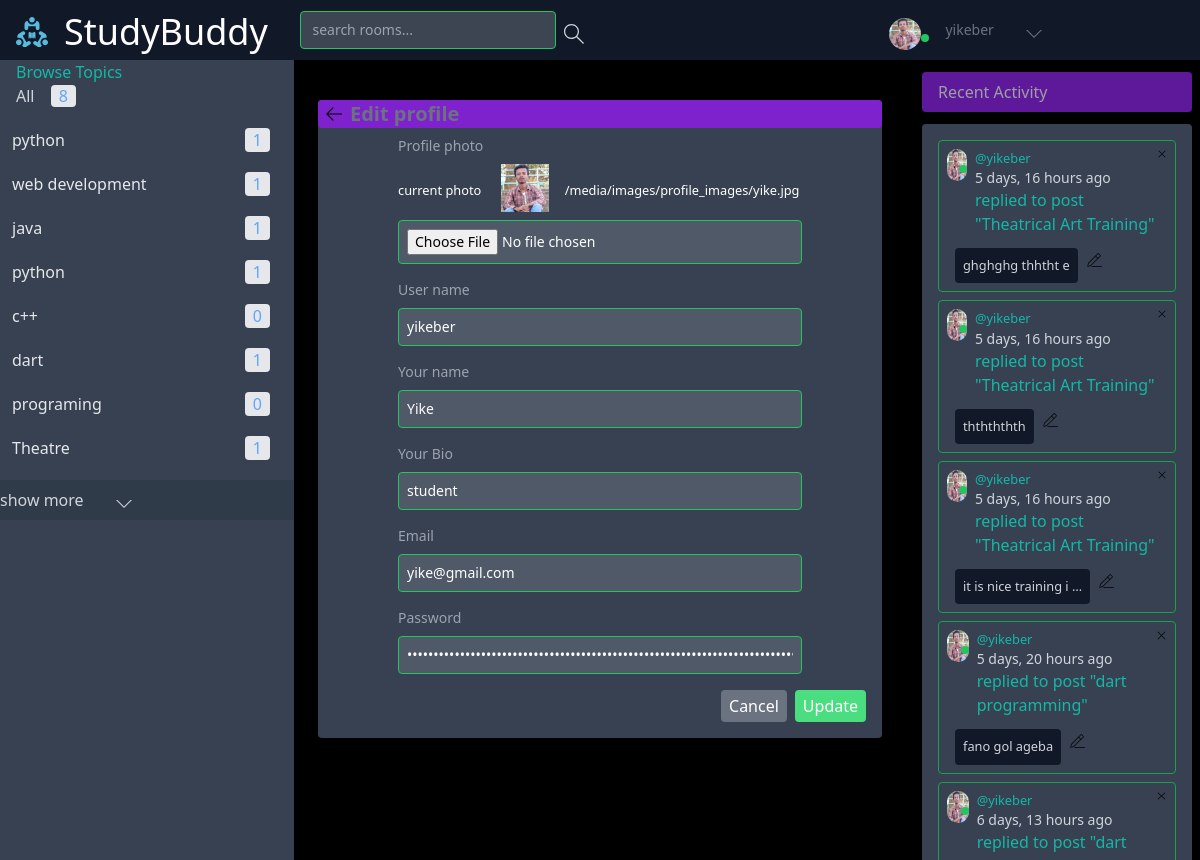
The app's page //edit-profile/1/ (signed in), older data.
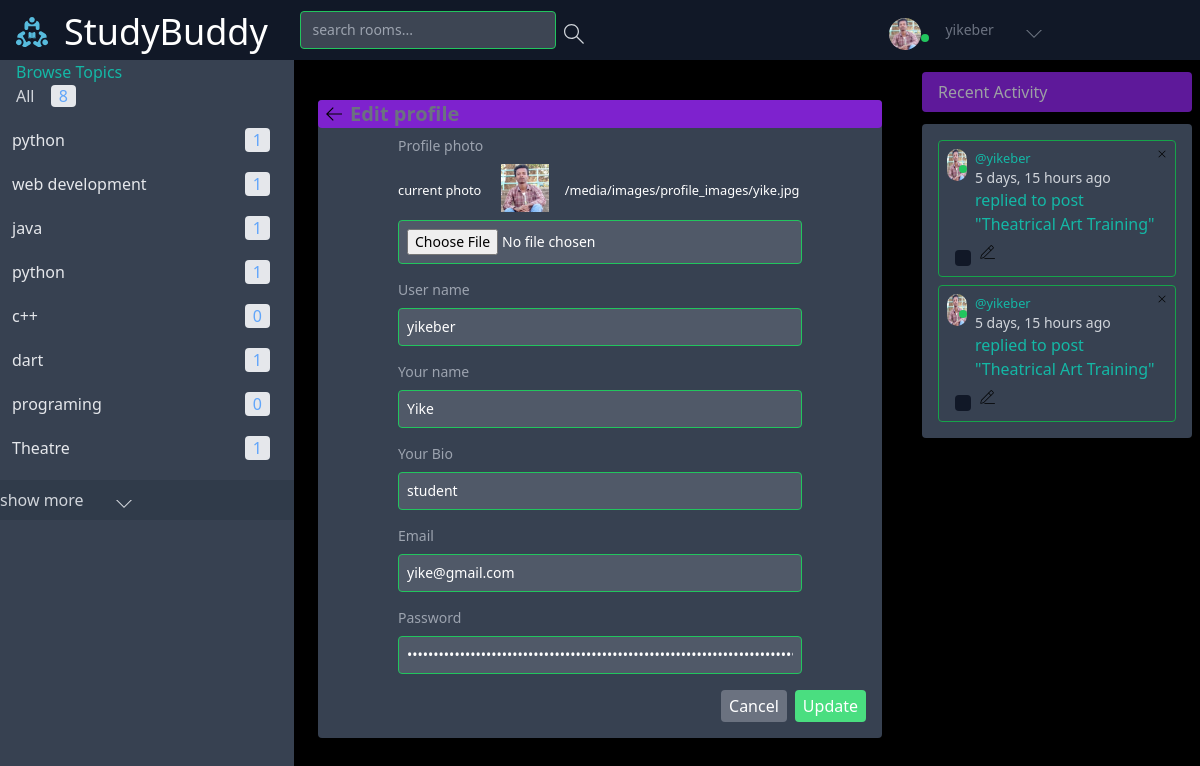
The same page, newer data.
### Backend/base/models.py (models this page shows, shortened)
class Topic(models.Model):
    name = models.CharField(max_length=200)

class Message(models.Model):
    user = models.ForeignKey(User,on_delete=models.CASCADE)
    room = models.ForeignKey (Room,on_delete=models.CASCADE)
    body = models.TextField()
    image = models.ImageField(null=True,upload_to='files/messages/image_messages')
    video = models.FileField(null=True,upload_to='files/messages/video_messages')
    audio = models.FileField(null=True,upload_to='files/messages/audio_messages')
    liker = models.ManyToManyField(User,related_name='message_liker',blank=True)
    updated  = models.DateTimeField(auto_now=True)
    created = models.DateTimeField(auto_now_add=True)
    num_of_likes = models.IntegerField(default=0)
    num_of_replies = models.IntegerField(default=0)
    is_deleted = models.BooleanField(default=False)
    class Meta:
        ordering = ['-updated','-created']
    def __str__(self):
        return self.body

class User(AbstractUser):
    name  = models.CharField(max_length=200,null=True)
    username = models.CharField(max_length=200)
    password = models.CharField(max_length=100)
    email = models.EmailField(max_length=200,unique=True)
    bio = models.TextField(max_length=500,null=True,blank=True)
    avatar = models.ImageField(null=True,default='images/avatar.svg',upload_to='images/profile_images')
    last_activity = models.DateTimeField(null=True, blank=True)
    is_online = models.BooleanField(default=False)
    USERNAME_FIELD = 'email'
    REQUIRED_FIELDS =['username','password']

class Room(models.Model):
    host = models.ForeignKey(User,on_delete=models.SET_NULL,null=True)
    topic = models.ForeignKey(Topic,on_delete=models.SET_NULL,null=True)
    roomImage = models.ImageField(null=True ,default='images/room_images/default_room_image.png',upload_to='images/room_images')
    name = models.CharField(max_length=200)
    description = models.TextField(null=True,blank=True)
    participants = models.ManyToManyField(User,related_name='participants',blank=True)
    updated = models.DateTimeField(auto_now=True)
    created = models.DateField(auto_now_add=True)
    is_deleted = models.BooleanField(default=False)
    class Meta:
        ordering = ['-updated','-created']
    def __str__(self):
        return self.name

### Backend/base/views.py (the view, shortened to what this page needs)
# urls.py: path('/edit-profile/<str:pk>/',views.editProfile,name='edit-profile'),
@login_required(login_url='login')
def editProfile(request,pk):
    user = User.objects.get(id = pk)
    rooms = user.room_set.all()
    topics = Topic.objects.all()
    room_messages = user.message_set.all()
    context = {'user':user,
               'rooms':rooms,
               'room_messages':room_messages,
               'topics':topics,
               'visible_words':5,
               }
    return render(request,'base/edit_profile.html',context)

### Frontend/templates/base/edit_profile.html (shortened to what this page needs)
{% extends "base/home.html" %} {%block home-content%}
{% load static %}
<div class="mt-10 mx-4">
    <div class="bg-gray-700  text-white rounded ">
        <div class=" flex flex-row bg-purple-700 rounded items-center pl-2">
            <a href="{{request.META.HTTP_REFERER}}"><img src="{% static 'assets/icons/arrow-left.svg' %}"
                    class="w-4 h-4 " alt="left-arrow"></a>
            <p class="text-xl text-gray-500 font-semibold ml-2">Edit profile</p>
        </div>
        <form method="POST" action="" enctype="multipart/form-data" class="my-2 w-full">
            <div class="mx-20 my-2 pb-2">
                <div class="text-sm text-gray-400 pb-2">Profile photo</div>
                <small class="mb-2">current photo <img src="{{user.avatar.url}}"
                        class="w-20 h-15 px-4 text-white inline pb-2" alt="photo">{{user.avatar.url}}</small>
                <input type="file" name="profileImage"
                    class=" focus:outline-none focus:border-yellow-500 text-sm px-2 py-2  bg-gray-500 w-full rounded bg-opacity-50 border border-green-500">
            </div>
            <div class="mx-20 my-2 pb-2">
                <div class="text-sm text-gray-400 pb-2">User name</div>
                <input type="text" name="username" placeholder="write user name . . ." required
                    value="{{user.username}}"
                    class=" focus:outline-none focus:border-yellow-500 text-sm px-2 py-2  bg-gray-500 w-full rounded bg-opacity-50 border border-green-500">
            </div>
            <div class="mx-20 my-2 pb-2">
                <div class="text-sm text-gray-400 pb-2">Your name</div>
                <input type="text" name="name" placeholder="write your name . . ." required value="{{user.name}}"
                    class=" focus:outline-none focus:border-yellow-500 text-sm px-2 py-2  bg-gray-500 w-full rounded bg-opacity-50 border border-green-500">
            </div>
            <div class="mx-20 my-2 pb-2">
                <div class="text-sm text-gray-400 pb-2">Your Bio</div>
                <input type="text" name="bio" placeholder="write your bio. . ." required value="{{user.bio}}"
                    class=" focus:outline-none focus:border-yellow-500 text-sm px-2 py-2  bg-gray-500 w-full rounded bg-opacity-50 border border-green-500">
            </div>
            <div class="mx-20 my-2 pb-2">
                <div class="text-sm text-gray-400 pb-2">Email</div>
                <input type="text" name="email" placeholder="write user email . . ." required value="{{user.email}}"
                    class=" focus:outline-none focus:border-yellow-500 text-sm px-2 py-2  bg-gray-500 w-full rounded bg-opacity-50 border border-green-500">
            </div>
            <div class="mx-20 my-2 pb-2">
                <div class="text-sm text-gray-400 pb-2">Password</div>
                <input type="password" name="password" placeholder=" write password  . . ." required
                    value="{{user.password}}"
                    class=" focus:outline-none focus:border-yellow-500 text-sm px-2 py-2  bg-gray-500 w-full rounded bg-opacity-50 border border-green-500">
            </div>
            <div class="flex flex-row justify-end mr-2 pr-2  pb-4">
                <input type="reset" value="Cancel" class="mr-2 px-2 py-1 bg-gray-500 rounded hover:bg-red-500">
                <input type="submit" value="Update" class="bg-green-400 rounded px-2 py-1 hover:bg-blue-700" />
            </div>
        </form>
    </div>
</div>
{% endblock home-content %}

### Frontend/templates/base/topics_component.html
<div class=" bg-gray-700 overflow-y-scroll h-screen">
    <div>
        <h3 class="text-teal-500 mx-4">Browse Topics</h3>
        <a href="{%url 'home'%}" class="mx-4">All <span
                class="px-2  mx-3 bg-gray-200  rounded text-blue-400">{{topics.count}}</span></a>
        {% for topic in topics%}
        <div class="flex flex-row justify-between text-gray-200 my-5 mx-3  hover:text-yellow-500">
            <a href="{% url 'home'   %}?q={{topic.name}}">{{topic.name}} </a>
            <p class="px-2  mx-3 bg-gray-200  rounded text-blue-400 ">{{topic.room_set.all.count}}</p>
        </div>
        {% endfor %}
        <div class="flex flex-row  py-2 bg-gray-800 bg-opacity-25 w-full">
            <p>show more</p>
            <a href="{%url 'topics'%}"><svg class="w-4 h-4 sm:ml-8 mt-2 fill-current" xmlns="http://www.w3.org/2000/svg"
                    width="32" height="32" viewBox="0 0 32 32">
                    <title>chevron-down</title>
                    <path d="M16 21l-13-13h-3l16 16 16-16h-3l-13 13z"></path>
                </svg>
            </a>
        </div>
    </div>
</div>

### Frontend/templates/base/activity_component.html (shortened to what this page needs)
{%load static %}
<div class="mr-2">
    <h3 class="bg-purple-700 opacity-75 ml-4 mt-3 pl-4  py-2 rounded"> Recent Activity</h3>
    <div class=" bg-gray-700  ml-4 mt-3 px-2 py-2 rounded">
        {% for message in room_messages %}
        <div class=" border border-green-600 m-2 p-2 rounded">
            <div class="flex flex-row justify-between">
                <div class="flex flex-row">
                    <div class="relative">
                        <img src="{{message.user.avatar.url}}" class="w-8 h-8 rounded-full inline" alt="">
                        <p {% if message.user.is_online %} class=" bg-green-500 w-2 h-2 absolute rounded-full" {%else%}
                            class=" bg-red-500 w-2 h-2 absolute rounded-full" {%endif%} style="top: 1rem;right: 0;">
                    </div>
                    <div class="ml-2 ">
                        <small> <a href="{% url 'user-profile' message.user.id %}"
                                class="text-teal-500">@{{message.user.username}}
                            </a>
                        </small>
                        <p class="text-sm font-thin">{{message.created|timesince}} ago</p>
                        <p class="text-md text-teal-500">replied to post <a
                                href="{% url 'room' message.room.id %}">"{{message.room}}"</a>
                        </p>
                    </div>
                </div>
                {% if request.user == message.user %}
                <a href="{% url 'delete-message' message.id %}"><img src="{%static 'assets/icons/remove.svg' %}"
                        class="w-4 w-4" alt="delete"></a>
                {% endif %}
            </div>
            <div class="flex flex-row mx-2 items-center">
                <p class="bg-gray-900 mt-3 px-2 py-2 rounded ">
                    <small>{{message|truncatewords:visible_words}}
                    </small>
                </p>
                {% if request.user == message.user %}
                <a href="{% url 'edit-message' message.id %}" class="px-2 py-2"><img
                        src="{%static 'assets/icons/edit.svg' %}" class="w-4 w-4" alt="edit"></a>
                {% endif %}
            </div>
        </div>
        {% endfor %}
    </div>
</div>

Row changes from the older to the newer data that the page shows:
removed Message: user.avatar (picture), user.username "yikeber", created "5 days, 16 hours", room "Theatrical Art Training", body "ghghghg thhtht e"
removed Message: user.avatar (picture), user.username "yikeber", created "5 days, 16 hours", room "Theatrical Art Training", body "ththththth"
removed Message: user.avatar (picture), user.username "yikeber", created "5 days, 16 hours", room "Theatrical Art Training", body "it is nice training i …"
removed Message: user.avatar (picture), user.username "yikeber", created "5 days, 20 hours", room "dart programming", body "fano gol ageba"
removed Message: user.avatar (picture), user.username "yikeber", created "6 days, 13 hours", room "dart…"
added Message: user.avatar (picture), user.username "yikeber", created "5 days, 15 hours", room "Theatrical Art Training"
added Message: user.avatar (picture), user.username "yikeber", created "5 days, 15 hours", room "Theatrical Art Training"
